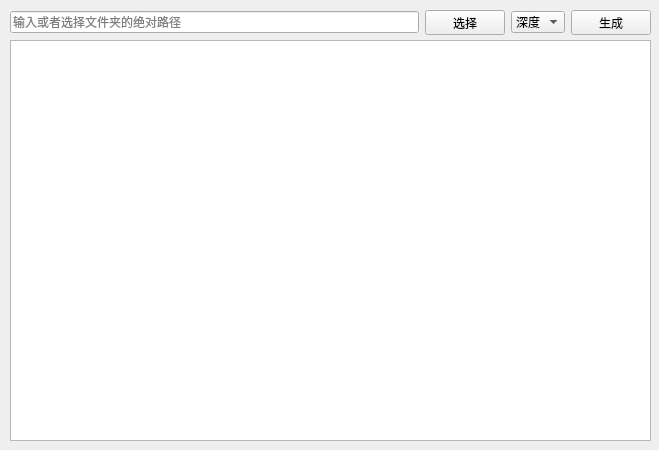
<?xml version="1.0" encoding="UTF-8"?>
<ui version="4.0">
 <class>DirTree</class>
 <widget class="QMainWindow" name="DirTree">
  <property name="geometry">
   <rect>
    <x>0</x>
    <y>0</y>
    <width>659</width>
    <height>450</height>
   </rect>
  </property>
  <property name="windowTitle">
   <string>DirTree</string>
  </property>
  <widget class="QWidget" name="centralwidget">
   <widget class="QWidget" name="horizontalLayoutWidget">
    <property name="geometry">
     <rect>
      <x>10</x>
      <y>10</y>
      <width>641</width>
      <height>25</height>
     </rect>
    </property>
    <layout class="QHBoxLayout" name="horizontalLayout">
     <item>
      <widget class="QLineEdit" name="path">
       <property name="placeholderText">
        <string>输入或者选择文件夹的绝对路径</string>
       </property>
      </widget>
     </item>
     <item>
      <widget class="QPushButton" name="btn_path">
       <property name="text">
        <string>选择</string>
       </property>
      </widget>
     </item>
     <item>
      <widget class="QComboBox" name="btn_deep">
       <item>
        <property name="text">
         <string>深度</string>
        </property>
       </item>
       <item>
        <property name="text">
         <string>1</string>
        </property>
       </item>
       <item>
        <property name="text">
         <string>2</string>
        </property>
       </item>
       <item>
        <property name="text">
         <string>3</string>
        </property>
       </item>
       <item>
        <property name="text">
         <string>4</string>
        </property>
       </item>
       <item>
        <property name="text">
         <string>5</string>
        </property>
       </item>
       <item>
        <property name="text">
         <string>6</string>
        </property>
       </item>
      </widget>
     </item>
     <item>
      <widget class="QPushButton" name="btn_gen">
       <property name="text">
        <string>生成</string>
       </property>
      </widget>
     </item>
    </layout>
   </widget>
   <widget class="QTextBrowser" name="tree">
    <property name="geometry">
     <rect>
      <x>10</x>
      <y>40</y>
      <width>641</width>
      <height>401</height>
     </rect>
    </property>
   </widget>
  </widget>
 </widget>
 <resources/>
 <connections/>
</ui>
